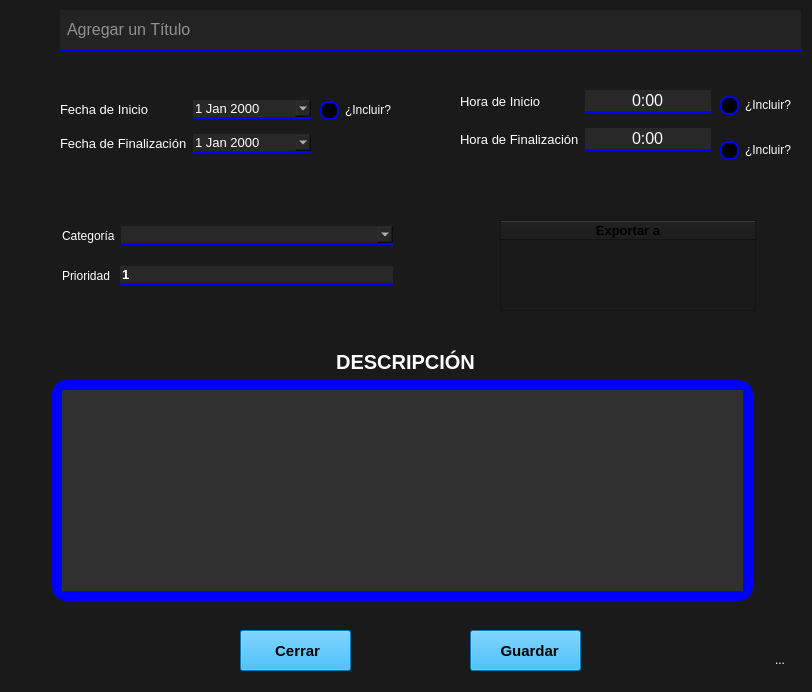
<?xml version="1.0" encoding="UTF-8"?>
<ui version="4.0">
 <class>planificarTareas</class>
 <widget class="QWidget" name="planificarTareas">
  <property name="windowModality">
   <enum>Qt::WindowModality::WindowModal</enum>
  </property>
  <property name="geometry">
   <rect>
    <x>0</x>
    <y>0</y>
    <width>812</width>
    <height>692</height>
   </rect>
  </property>
  <property name="maximumSize">
   <size>
    <width>812</width>
    <height>692</height>
   </size>
  </property>
  <property name="windowTitle">
   <string>Planificar evento</string>
  </property>
  <property name="windowIcon">
   <iconset>
    <normaloff>../recursos/iconos/ic_planificar.png</normaloff>../recursos/iconos/ic_planificar.png</iconset>
  </property>
  <property name="styleSheet">
   <string notr="true">color: rgb(255, 255, 255);
background-color: rgb(26, 26, 26);</string>
  </property>
  <widget class="QLineEdit" name="tituloLineEdit">
   <property name="geometry">
    <rect>
     <x>60</x>
     <y>10</y>
     <width>741</width>
     <height>41</height>
    </rect>
   </property>
   <property name="font">
    <font>
     <pointsize>12</pointsize>
     <fontweight>DemiBold</fontweight>
    </font>
   </property>
   <property name="styleSheet">
    <string notr="true">color: rgb(255, 255, 255);
background-color: rgb(35, 35, 35);

    border-top: none;
    border-left: none;
    border-right: none;
    border-bottom: 2px solid blue;

padding-left:5px;
</string>
   </property>
   <property name="alignment">
    <set>Qt::AlignmentFlag::AlignLeading|Qt::AlignmentFlag::AlignLeft|Qt::AlignmentFlag::AlignVCenter</set>
   </property>
   <property name="placeholderText">
    <string>Agregar un Título</string>
   </property>
  </widget>
  <widget class="QToolButton" name="icono_seleccionar">
   <property name="geometry">
    <rect>
     <x>10</x>
     <y>10</y>
     <width>41</width>
     <height>41</height>
    </rect>
   </property>
   <property name="styleSheet">
    <string notr="true">color:white;border:none;</string>
   </property>
   <property name="text">
    <string/>
   </property>
   <property name="icon">
    <iconset>
     <normaloff>../recursos/iconos/ic_icono.png</normaloff>../recursos/iconos/ic_icono.png</iconset>
   </property>
   <property name="iconSize">
    <size>
     <width>44</width>
     <height>44</height>
    </size>
   </property>
  </widget>
  <widget class="QWidget" name="formLayoutWidget">
   <property name="geometry">
    <rect>
     <x>60</x>
     <y>100</y>
     <width>251</width>
     <height>61</height>
    </rect>
   </property>
   <layout class="QFormLayout" name="formLayout">
    <property name="fieldGrowthPolicy">
     <enum>QFormLayout::FieldGrowthPolicy::AllNonFixedFieldsGrow</enum>
    </property>
    <property name="verticalSpacing">
     <number>15</number>
    </property>
    <item row="0" column="0">
     <widget class="QLabel" name="fechaDeInicioLabel">
      <property name="font">
       <font>
        <pointsize>10</pointsize>
       </font>
      </property>
      <property name="text">
       <string>Fecha de Inicio</string>
      </property>
     </widget>
    </item>
    <item row="1" column="0">
     <widget class="QLabel" name="fechaDeFinalizacionLabel">
      <property name="font">
       <font>
        <pointsize>10</pointsize>
       </font>
      </property>
      <property name="text">
       <string>Fecha de Finalización</string>
      </property>
     </widget>
    </item>
    <item row="1" column="1">
     <widget class="QDateEdit" name="fechaDeFinalizacionDateEdit">
      <property name="font">
       <font>
        <pointsize>10</pointsize>
       </font>
      </property>
      <property name="styleSheet">
       <string notr="true">color:white; border-top: none;
    border-left: none;
    border-right: none;
    border-bottom: 2px solid blue;
background-color: rgb(40, 40, 40);</string>
      </property>
      <property name="calendarPopup">
       <bool>true</bool>
      </property>
     </widget>
    </item>
    <item row="0" column="1">
     <widget class="QDateEdit" name="fechaDeInicioDateEdit">
      <property name="font">
       <font>
        <pointsize>10</pointsize>
       </font>
      </property>
      <property name="styleSheet">
       <string notr="true">color: rgb(255, 255, 255);
background-color: rgb(40, 40, 40);

 border-top: none;
    border-left: none;
    border-right: none;
    border-bottom: 2px solid blue;</string>
      </property>
      <property name="calendarPopup">
       <bool>true</bool>
      </property>
     </widget>
    </item>
   </layout>
  </widget>
  <widget class="QWidget" name="formLayoutWidget_2">
   <property name="geometry">
    <rect>
     <x>460</x>
     <y>90</y>
     <width>251</width>
     <height>80</height>
    </rect>
   </property>
   <layout class="QFormLayout" name="formLayout_2">
    <property name="fieldGrowthPolicy">
     <enum>QFormLayout::FieldGrowthPolicy::AllNonFixedFieldsGrow</enum>
    </property>
    <property name="verticalSpacing">
     <number>15</number>
    </property>
    <item row="0" column="0">
     <widget class="QLabel" name="horaDeInicioLabel">
      <property name="font">
       <font>
        <pointsize>10</pointsize>
       </font>
      </property>
      <property name="text">
       <string>Hora de Inicio</string>
      </property>
     </widget>
    </item>
    <item row="1" column="0">
     <widget class="QLabel" name="horaDeFinalizacionLabel">
      <property name="font">
       <font>
        <pointsize>10</pointsize>
       </font>
      </property>
      <property name="text">
       <string>Hora de Finalización</string>
      </property>
     </widget>
    </item>
    <item row="0" column="1">
     <widget class="QTimeEdit" name="horaDeInicioTimeEdit">
      <property name="font">
       <font>
        <pointsize>12</pointsize>
        <bold>false</bold>
       </font>
      </property>
      <property name="styleSheet">
       <string notr="true">color:white; 
border-top: none;
    border-left: none;
    border-right: none;
    border-bottom: 2px solid blue;
background-color: rgb(40, 40, 40);</string>
      </property>
      <property name="alignment">
       <set>Qt::AlignmentFlag::AlignCenter</set>
      </property>
      <property name="buttonSymbols">
       <enum>QAbstractSpinBox::ButtonSymbols::NoButtons</enum>
      </property>
      <property name="displayFormat">
       <string>H:mm</string>
      </property>
      <property name="calendarPopup">
       <bool>false</bool>
      </property>
      <property name="timeSpec">
       <enum>Qt::TimeSpec::LocalTime</enum>
      </property>
      <property name="time">
       <time>
        <hour>0</hour>
        <minute>0</minute>
        <second>0</second>
       </time>
      </property>
     </widget>
    </item>
    <item row="1" column="1">
     <widget class="QTimeEdit" name="horaDeFinalizacionTimeEdit">
      <property name="font">
       <font>
        <pointsize>12</pointsize>
        <bold>false</bold>
       </font>
      </property>
      <property name="styleSheet">
       <string notr="true">color:white; 
border-top: none;
    border-left: none;
    border-right: none;
    border-bottom: 2px solid blue;
background-color: rgb(40, 40, 40);</string>
      </property>
      <property name="alignment">
       <set>Qt::AlignmentFlag::AlignCenter</set>
      </property>
      <property name="buttonSymbols">
       <enum>QAbstractSpinBox::ButtonSymbols::NoButtons</enum>
      </property>
      <property name="currentSection">
       <enum>QDateTimeEdit::Section::HourSection</enum>
      </property>
      <property name="displayFormat">
       <string>H:mm</string>
      </property>
     </widget>
    </item>
   </layout>
  </widget>
  <widget class="QWidget" name="horizontalLayoutWidget">
   <property name="geometry">
    <rect>
     <x>62</x>
     <y>220</y>
     <width>371</width>
     <height>31</height>
    </rect>
   </property>
   <layout class="QHBoxLayout" name="horizontalLayout">
    <item>
     <widget class="QLabel" name="categoriaLabel">
      <property name="sizePolicy">
       <sizepolicy hsizetype="Minimum" vsizetype="Preferred">
        <horstretch>0</horstretch>
        <verstretch>0</verstretch>
       </sizepolicy>
      </property>
      <property name="text">
       <string>Categoría</string>
      </property>
     </widget>
    </item>
    <item>
     <widget class="QComboBox" name="categoriaComboBox">
      <property name="sizePolicy">
       <sizepolicy hsizetype="Expanding" vsizetype="Fixed">
        <horstretch>0</horstretch>
        <verstretch>0</verstretch>
       </sizepolicy>
      </property>
      <property name="font">
       <font>
        <pointsize>10</pointsize>
       </font>
      </property>
      <property name="styleSheet">
       <string notr="true">color:white; border-top: none;
    border-left: none;
    border-right: none;
    border-bottom: 2px solid blue;
background-color: rgb(40, 40, 40);
padding-left:5px;
padding-right:5px;</string>
      </property>
     </widget>
    </item>
    <item>
     <widget class="QToolButton" name="crearCategoria">
      <property name="sizePolicy">
       <sizepolicy hsizetype="Fixed" vsizetype="Fixed">
        <horstretch>20</horstretch>
        <verstretch>0</verstretch>
       </sizepolicy>
      </property>
      <property name="styleSheet">
       <string notr="true">border:none;margin-left:7px;</string>
      </property>
      <property name="text">
       <string/>
      </property>
      <property name="icon">
       <iconset>
        <normaloff>../recursos/iconos/ic_add.png</normaloff>../recursos/iconos/ic_add.png</iconset>
      </property>
      <property name="iconSize">
       <size>
        <width>24</width>
        <height>24</height>
       </size>
      </property>
     </widget>
    </item>
   </layout>
  </widget>
  <widget class="QFrame" name="frame">
   <property name="geometry">
    <rect>
     <x>52</x>
     <y>380</y>
     <width>701</width>
     <height>221</height>
    </rect>
   </property>
   <property name="styleSheet">
    <string notr="true">border:10px solid blue;background-color: blue;border-radius:15px;</string>
   </property>
   <widget class="QPlainTextEdit" name="descT">
    <property name="geometry">
     <rect>
      <x>10</x>
      <y>10</y>
      <width>681</width>
      <height>201</height>
     </rect>
    </property>
    <property name="font">
     <font>
      <pointsize>10</pointsize>
     </font>
    </property>
    <property name="styleSheet">
     <string notr="true">color: rgb(255, 255, 255);
background-color: rgb(48, 48, 48);
border-radius:0px;
border:none;
padding:1px;</string>
    </property>
   </widget>
  </widget>
  <widget class="QPushButton" name="cerrar">
   <property name="geometry">
    <rect>
     <x>240</x>
     <y>630</y>
     <width>111</width>
     <height>41</height>
    </rect>
   </property>
   <property name="font">
    <font>
     <pointsize>11</pointsize>
     <bold>true</bold>
    </font>
   </property>
   <property name="styleSheet">
    <string notr="true">color: rgb(0, 0, 0);
background-color: rgb(0, 170, 255);</string>
   </property>
   <property name="text">
    <string> Cerrar</string>
   </property>
   <property name="icon">
    <iconset>
     <normaloff>../recursos/iconos/cerrar.png</normaloff>../recursos/iconos/cerrar.png</iconset>
   </property>
   <property name="iconSize">
    <size>
     <width>24</width>
     <height>25</height>
    </size>
   </property>
  </widget>
  <widget class="QPushButton" name="guardarTarea">
   <property name="geometry">
    <rect>
     <x>470</x>
     <y>630</y>
     <width>111</width>
     <height>41</height>
    </rect>
   </property>
   <property name="font">
    <font>
     <pointsize>11</pointsize>
     <bold>true</bold>
    </font>
   </property>
   <property name="styleSheet">
    <string notr="true">color: rgb(0, 0, 0);
background-color: rgb(0, 170, 255);</string>
   </property>
   <property name="text">
    <string>  Guardar</string>
   </property>
   <property name="icon">
    <iconset>
     <normaloff>../recursos/iconos/ic_guardar.png</normaloff>../recursos/iconos/ic_guardar.png</iconset>
   </property>
   <property name="iconSize">
    <size>
     <width>20</width>
     <height>24</height>
    </size>
   </property>
  </widget>
  <widget class="QLabel" name="label">
   <property name="geometry">
    <rect>
     <x>70</x>
     <y>350</y>
     <width>671</width>
     <height>23</height>
    </rect>
   </property>
   <property name="font">
    <font>
     <pointsize>15</pointsize>
     <bold>true</bold>
    </font>
   </property>
   <property name="styleSheet">
    <string notr="true">color:white;border:none</string>
   </property>
   <property name="text">
    <string>DESCRIPCIÓN</string>
   </property>
   <property name="alignment">
    <set>Qt::AlignmentFlag::AlignCenter</set>
   </property>
  </widget>
  <widget class="QWidget" name="horizontalLayoutWidget_2">
   <property name="geometry">
    <rect>
     <x>62</x>
     <y>260</y>
     <width>331</width>
     <height>31</height>
    </rect>
   </property>
   <layout class="QHBoxLayout" name="horizontalLayout_2">
    <item>
     <widget class="QLabel" name="prioridadLabel">
      <property name="sizePolicy">
       <sizepolicy hsizetype="Minimum" vsizetype="Preferred">
        <horstretch>0</horstretch>
        <verstretch>0</verstretch>
       </sizepolicy>
      </property>
      <property name="styleSheet">
       <string>0</string>
      </property>
      <property name="text">
       <string>Prioridad </string>
      </property>
     </widget>
    </item>
    <item>
     <widget class="QSpinBox" name="prioridadSpinBox">
      <property name="sizePolicy">
       <sizepolicy hsizetype="Expanding" vsizetype="Fixed">
        <horstretch>0</horstretch>
        <verstretch>0</verstretch>
       </sizepolicy>
      </property>
      <property name="font">
       <font>
        <pointsize>10</pointsize>
        <bold>true</bold>
       </font>
      </property>
      <property name="styleSheet">
       <string notr="true">color:white; border-top: none;
    border-left: none;
    border-right: none;
    border-bottom: 2px solid blue;
background-color: rgb(40, 40, 40);</string>
      </property>
      <property name="buttonSymbols">
       <enum>QAbstractSpinBox::ButtonSymbols::NoButtons</enum>
      </property>
      <property name="minimum">
       <number>1</number>
      </property>
     </widget>
    </item>
   </layout>
  </widget>
  <widget class="QTreeWidget" name="exportar">
   <property name="geometry">
    <rect>
     <x>500</x>
     <y>220</y>
     <width>256</width>
     <height>91</height>
    </rect>
   </property>
   <property name="styleSheet">
    <string notr="true">QTreeWidget::item {
    padding: 5px;
}</string>
   </property>
   <property name="sizeAdjustPolicy">
    <enum>QAbstractScrollArea::SizeAdjustPolicy::AdjustToContents</enum>
   </property>
   <property name="showDropIndicator" stdset="0">
    <bool>true</bool>
   </property>
   <property name="horizontalScrollMode">
    <enum>QAbstractItemView::ScrollMode::ScrollPerPixel</enum>
   </property>
   <property name="itemsExpandable">
    <bool>true</bool>
   </property>
   <property name="expandsOnDoubleClick">
    <bool>true</bool>
   </property>
   <attribute name="headerVisible">
    <bool>true</bool>
   </attribute>
   <attribute name="headerCascadingSectionResizes">
    <bool>false</bool>
   </attribute>
   <attribute name="headerHighlightSections">
    <bool>false</bool>
   </attribute>
   <attribute name="headerShowSortIndicator" stdset="0">
    <bool>false</bool>
   </attribute>
   <attribute name="headerStretchLastSection">
    <bool>true</bool>
   </attribute>
   <column>
    <property name="text">
     <string>Exportar a</string>
    </property>
    <property name="font">
     <font>
      <pointsize>10</pointsize>
      <bold>true</bold>
     </font>
    </property>
    <property name="textAlignment">
     <set>AlignCenter</set>
    </property>
    <property name="background">
     <color>
      <red>0</red>
      <green>170</green>
      <blue>255</blue>
     </color>
    </property>
    <property name="foreground">
     <brush brushstyle="SolidPattern">
      <color alpha="255">
       <red>0</red>
       <green>0</green>
       <blue>0</blue>
      </color>
     </brush>
    </property>
   </column>
  </widget>
  <widget class="QCheckBox" name="incluir_FI">
   <property name="geometry">
    <rect>
     <x>320</x>
     <y>100</y>
     <width>78</width>
     <height>20</height>
    </rect>
   </property>
   <property name="styleSheet">
    <string notr="true">

QCheckBox::indicator {
    width: 15px;
    height: 15px;
    border-radius: 7.5px; /* Bordes redondeados */
}

QCheckBox::indicator:unchecked {
    background-color: black;
    border: 2px solid blue; /* Color de la casilla sin marcar */
    border-radius: 7.5px; /* Bordes redondeados */
}

QCheckBox::indicator:checked {
    background-color: aqua; /* Color de la casilla marcada */
    border: 2px solid blue;
    border-radius: 7.5px; /* Bordes redondeados */
}</string>
   </property>
   <property name="text">
    <string>¿Incluir?</string>
   </property>
  </widget>
  <widget class="QCheckBox" name="incluir_HI">
   <property name="geometry">
    <rect>
     <x>720</x>
     <y>95</y>
     <width>71</width>
     <height>20</height>
    </rect>
   </property>
   <property name="styleSheet">
    <string notr="true">QCheckBox::indicator {
    width: 15px;
    height: 15px;
    border-radius: 7.5px; /* Bordes redondeados */
}

QCheckBox::indicator:unchecked {
    background-color: black;
    border: 2px solid blue; /* Color de la casilla sin marcar */
    border-radius: 7.5px; /* Bordes redondeados */
}

QCheckBox::indicator:checked {
    background-color: aqua; /* Color de la casilla marcada */
    border: 2px solid blue;
    border-radius: 7.5px; /* Bordes redondeados */
}</string>
   </property>
   <property name="text">
    <string>¿Incluir?</string>
   </property>
  </widget>
  <widget class="QCheckBox" name="incluir_HF">
   <property name="geometry">
    <rect>
     <x>720</x>
     <y>140</y>
     <width>78</width>
     <height>20</height>
    </rect>
   </property>
   <property name="styleSheet">
    <string notr="true">QCheckBox::indicator {
    width: 15px;
    height: 15px;
    border-radius: 7.5px; /* Bordes redondeados */
}

QCheckBox::indicator:unchecked {
    background-color: black;
    border: 2px solid blue; /* Color de la casilla sin marcar */
    border-radius: 7.5px; /* Bordes redondeados */
}

QCheckBox::indicator:checked {
    background-color: aqua; /* Color de la casilla marcada */
    border: 2px solid blue;
    border-radius: 7.5px; /* Bordes redondeados */
}</string>
   </property>
   <property name="text">
    <string>¿Incluir?</string>
   </property>
  </widget>
  <widget class="QToolButton" name="refrescar">
   <property name="geometry">
    <rect>
     <x>13</x>
     <y>220</y>
     <width>31</width>
     <height>31</height>
    </rect>
   </property>
   <property name="sizePolicy">
    <sizepolicy hsizetype="Fixed" vsizetype="Fixed">
     <horstretch>20</horstretch>
     <verstretch>0</verstretch>
    </sizepolicy>
   </property>
   <property name="styleSheet">
    <string notr="true">border:none;margin-left:7px;</string>
   </property>
   <property name="text">
    <string/>
   </property>
   <property name="icon">
    <iconset>
     <normaloff>../recursos/iconos/refrescar.png</normaloff>../recursos/iconos/refrescar.png</iconset>
   </property>
   <property name="iconSize">
    <size>
     <width>24</width>
     <height>24</height>
    </size>
   </property>
  </widget>
  <widget class="QToolButton" name="ayuda">
   <property name="geometry">
    <rect>
     <x>760</x>
     <y>640</y>
     <width>40</width>
     <height>40</height>
    </rect>
   </property>
   <property name="sizePolicy">
    <sizepolicy hsizetype="Minimum" vsizetype="Fixed">
     <horstretch>0</horstretch>
     <verstretch>0</verstretch>
    </sizepolicy>
   </property>
   <property name="styleSheet">
    <string notr="true">background-color: rgb(26, 26, 26);border:none;</string>
   </property>
   <property name="text">
    <string>...</string>
   </property>
   <property name="icon">
    <iconset>
     <normaloff>../recursos/iconos/ayuda.png</normaloff>../recursos/iconos/ayuda.png</iconset>
   </property>
   <property name="iconSize">
    <size>
     <width>40</width>
     <height>40</height>
    </size>
   </property>
  </widget>
 </widget>
 <resources/>
 <connections>
  <connection>
   <sender>cerrar</sender>
   <signal>clicked()</signal>
   <receiver>planificarTareas</receiver>
   <slot>close()</slot>
   <hints>
    <hint type="sourcelabel">
     <x>277</x>
     <y>650</y>
    </hint>
    <hint type="destinationlabel">
     <x>395</x>
     <y>345</y>
    </hint>
   </hints>
  </connection>
 </connections>
</ui>
